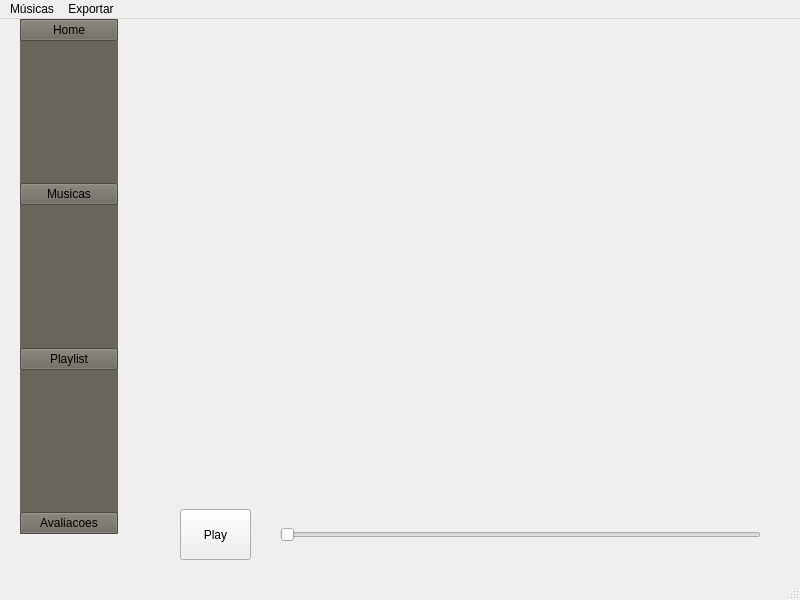
<?xml version="1.0" encoding="UTF-8"?>
<ui version="4.0">
 <class>MainWindow</class>
 <widget class="QMainWindow" name="MainWindow">
  <property name="geometry">
   <rect>
    <x>0</x>
    <y>0</y>
    <width>800</width>
    <height>600</height>
   </rect>
  </property>
  <property name="windowTitle">
   <string>MainWindow</string>
  </property>
  <widget class="QWidget" name="centralwidget">
   <widget class="QWidget" name="widget" native="true">
    <property name="geometry">
     <rect>
      <x>20</x>
      <y>0</y>
      <width>98</width>
      <height>515</height>
     </rect>
    </property>
    <property name="styleSheet">
     <string notr="true">QWidget{background-color: rgb(106, 101, 91)}
QPushButton{background-color: &quot;orange&quot;}</string>
    </property>
    <layout class="QVBoxLayout" name="verticalLayout">
     <item>
      <widget class="QPushButton" name="homeButton">
       <property name="text">
        <string>Home</string>
       </property>
      </widget>
     </item>
     <item>
      <spacer name="verticalSpacer">
       <property name="orientation">
        <enum>Qt::Vertical</enum>
       </property>
       <property name="sizeHint" stdset="0">
        <size>
         <width>20</width>
         <height>120</height>
        </size>
       </property>
      </spacer>
     </item>
     <item>
      <widget class="QPushButton" name="musicasButton">
       <property name="text">
        <string>Musicas</string>
       </property>
      </widget>
     </item>
     <item>
      <spacer name="verticalSpacer_2">
       <property name="orientation">
        <enum>Qt::Vertical</enum>
       </property>
       <property name="sizeHint" stdset="0">
        <size>
         <width>20</width>
         <height>120</height>
        </size>
       </property>
      </spacer>
     </item>
     <item>
      <widget class="QPushButton" name="playlistButton">
       <property name="text">
        <string>Playlist</string>
       </property>
      </widget>
     </item>
     <item>
      <spacer name="verticalSpacer_3">
       <property name="orientation">
        <enum>Qt::Vertical</enum>
       </property>
       <property name="sizeHint" stdset="0">
        <size>
         <width>20</width>
         <height>120</height>
        </size>
       </property>
      </spacer>
     </item>
     <item>
      <widget class="QPushButton" name="avaliacoesButton">
       <property name="text">
        <string>Avaliacoes</string>
       </property>
      </widget>
     </item>
    </layout>
   </widget>
   <widget class="QStackedWidget" name="stackedWidget">
    <property name="geometry">
     <rect>
      <x>160</x>
      <y>20</y>
      <width>601</width>
      <height>461</height>
     </rect>
    </property>
    <widget class="QWidget" name="home"/>
    <widget class="QWidget" name="musica"/>
    <widget class="QWidget" name="playlist"/>
    <widget class="QWidget" name="avaliacoes"/>
   </widget>
   <widget class="QSlider" name="horizontalSlider">
    <property name="geometry">
     <rect>
      <x>280</x>
      <y>490</y>
      <width>481</width>
      <height>51</height>
     </rect>
    </property>
    <property name="orientation">
     <enum>Qt::Horizontal</enum>
    </property>
   </widget>
   <widget class="QPushButton" name="playButton">
    <property name="geometry">
     <rect>
      <x>180</x>
      <y>490</y>
      <width>71</width>
      <height>51</height>
     </rect>
    </property>
    <property name="text">
     <string>Play</string>
    </property>
   </widget>
  </widget>
  <widget class="QStatusBar" name="statusbar"/>
  <widget class="QMenuBar" name="menubar">
   <property name="geometry">
    <rect>
     <x>0</x>
     <y>0</y>
     <width>800</width>
     <height>20</height>
    </rect>
   </property>
   <widget class="QMenu" name="menuFile">
    <property name="title">
     <string>Músicas</string>
    </property>
    <addaction name="separator"/>
   </widget>
   <widget class="QMenu" name="menuExportar">
    <property name="title">
     <string>Exportar</string>
    </property>
   </widget>
   <addaction name="menuFile"/>
   <addaction name="menuExportar"/>
  </widget>
 </widget>
 <resources/>
 <connections/>
</ui>
